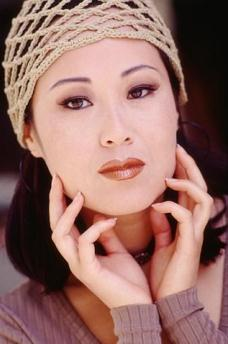
#> input picture Data/TestImages/Set5/woman.bmp, 228 x 344 px, found by its file name
$ python generate_patches.py
#> lines starting #> are read from the running program, lines starting #| are printed output that depends on the picture
# This file contains script to generate patches from 2D gray or color image
import numpy as np
from typing import Union

from skimage.io import imread
from matplotlib import pyplot as plt


def get_patches(img: np.ndarray, patch_size: Union[int, tuple], stride: Union[int, tuple]):
    assert isinstance(img, np.ndarray) and 2 <= len(img.shape) <= 3, "img should be ndarray with either single or three channels!"

    if len(img.shape) == 2:
        H, W = img.shape
        C = 1
        img = np.expand_dims(img, axis=2)
    else:
        H, W, C = img.shape

    if isinstance(patch_size, int):
        h, w = patch_size, patch_size
    elif isinstance(patch_size, tuple):
        if len(patch_size) == 1:
            h, w = patch_size[0], patch_size[0]
        else:
            h, w = patch_size[0], patch_size[1]
    else:
        raise ValueError("patch_size should be a integer or tuple of two integers!")

    if isinstance(stride, int):
        sh, sw = stride, stride
    elif isinstance(stride, tuple):
        if len(stride) == 1:
            sh, sw = stride[0], stride[0]
        else:
            sh, sw = stride[0], stride[1]
    else:
        raise ValueError("stride should be a integer or tuple of two intergers!")

    if H < h or W < w:
        raise ValueError("patch_size is larger than image size!")

    # Generate horizontal indices
    col_indices = np.arange(0, W-w, sw)
    row_indices = np.arange(0, H-h, sh)

    if (row_indices[-1] + h) < H:
        last_row_index = H - h
        row_indices = np.concatenate((row_indices, [last_row_index]))

    if (col_indices[-1] + w) < W:
        last_col_index = W - w
        col_indices = np.concatenate((col_indices, [last_col_index]))


    # Total number of Patches
    num_patches = col_indices.size*row_indices.size
    patches = np.empty((num_patches, h, w, C), dtype=img.dtype)


    k = 0
    for i in row_indices:
        for j in col_indices:
            patches[k] = img[i:i+h, j:j+w]
            k += 1

    return patches, row_indices, col_indices


def reconstruct_from_patches_old(patches: np.ndarray, row_indices: np.ndarray, col_indices: np.ndarray):
    assert isinstance(patches, np.ndarray) and len(patches.shape) == 4, "patches should be ndarray of dimensions 4!"
    assert isinstance(col_indices, np.ndarray) and len(col_indices.shape) == 1, "col_indices should be ndarray of dimension 1!"
    assert isinstance(row_indices, np.ndarray) and len(row_indices.shape) == 1, "col_indices should be ndarray of dimension 1!"

    # Get single patch size
    n, h, w, c = patches.shape

    assert n == len(col_indices)*len(row_indices), "number of patches = len(col_indices)*len(row_indices) !"

    # Determine the resulting image size
    rows = row_indices[-1] + h
    cols = col_indices[-1] + w

    # Pre allocate the resulting image ndarray
    img = np.zeros((rows, cols, c), dtype=patches.dtype)

    # Assemble the resulting image
    k = 0
    for i in row_indices:
        for j in col_indices:
            img[i:i+h, j:j+w] = patches[k]
            k += 1

    if c == 1:
        img = np.squeeze(img, axis=2)

    return img


def reconstruct_from_patches(patches: np.ndarray, row_indices: np.ndarray, col_indices: np.ndarray):
    assert isinstance(patches, np.ndarray) and len(patches.shape) == 4, "patches should be ndarray of dimensions 4!"
    assert isinstance(col_indices, np.ndarray) and len(col_indices.shape) == 1, "col_indices should be ndarray of dimension 1!"
    assert isinstance(row_indices, np.ndarray) and len(row_indices.shape) == 1, "col_indices should be ndarray of dimension 1!"

    # Get single patch size
    n, h, w, c = patches.shape

    assert n == len(col_indices)*len(row_indices), "number of patches = len(col_indices)*len(row_indices) !"

    # Determine the resulting image size
    rows = row_indices[-1] + h
    cols = col_indices[-1] + w

    # Pre allocate the resulting image ndarray
    img = np.zeros((rows, cols, c), dtype=np.float32)
    weights = np.zeros((rows, cols, c), dtype=np.float32)

    # Assemble the resulting image and weights
    k = 0
    for i in row_indices:
        for j in col_indices:
            img[i:i+h, j:j+w] += patches[k]
            weights[i:i+h, j:j+w] += np.ones_like(patches[k])
            k += 1

    if c == 1:
        img = np.squeeze(img, axis=2)
        weights = np.squeeze(weights, axis=2)
        # Perform averaging operation
        img = img / weights
    elif c == 3:
        for i in range(c):
            img[:,:,i] = img[:,:,i] / weights[:,:,i]
    else:
        raise ValueError("Unsupported number of channels!")

    img = img.astype(patches.dtype)

    return img


if __name__ == '__main__':

    # Read an image
    img = imread('Set5/woman.bmp', as_gray=False)
#> img is the input picture: shape (344, 228, 3); mean R, G, B 150.6, 110.2, 103.1

    # Extract patches from image
    patches, row_indices, col_indices = get_patches(img, 32, 24)
#> after the loop in get_patches, `for i in row_indices:`: k = 140
#> row_indices = [0, 24, 48, 72, 96, 120, 144, 168, 192, 216, 240, 264, 288, 312]; col_indices = [0, 24, 48, 72, 96, 120, 144, 168, 192, 196]

    # Assemble the patches
    img_recon = reconstruct_from_patches(patches, row_indices, col_indices)
#> in reconstruct_from_patches, `rows = row_indices[-1] + h`: rows = 344
#> in reconstruct_from_patches, `cols = col_indices[-1] + w`: cols = 228
#> the loop in reconstruct_from_patches, `for i in row_indices:` made 14 passes
#> i on passes 2 to 13: 24, 48, 72, 96, 120, 144, 168, 192, 216, 240, 264, 288
#> after the loop in reconstruct_from_patches, `for i in row_indices:`:
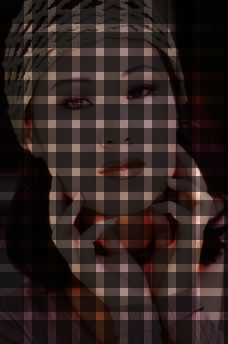
#> img: shape (344, 228, 3) float32; mean of channels 0, 1, 2 269.2, 196.2, 183.6; drawn with min black and max white
#> after the loop in reconstruct_from_patches, `for i in row_indices:`:
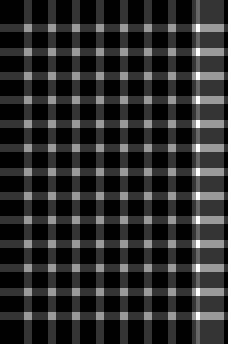
#> weights: shape (344, 228, 3) float32; min 1, max 6, mean 1.83; drawn with min black and max white
#> after the loop in reconstruct_from_patches, `for i in row_indices:`: k = 140

    # Plot the images
    plt.figure()
    plt.imshow(img)

    plt.figure()
    plt.imshow(img_recon)

    plt.show()

$ run again, with Data/TestImages/Set5/baby.bmp copied over Data/TestImages/Set5/woman.bmp
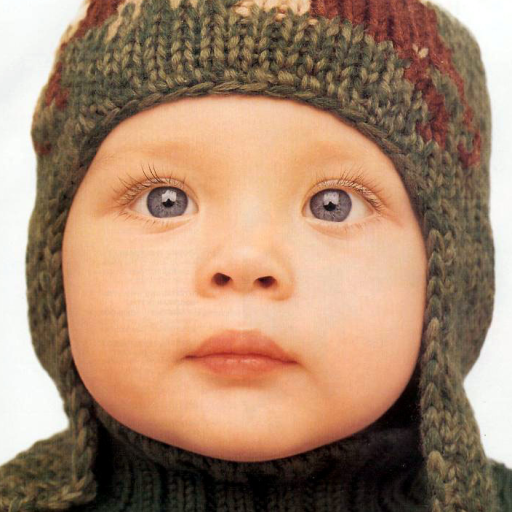
#> input picture Data/TestImages/Set5/baby.bmp, 512 x 512 px, found by its file name
#> img is the input picture: shape (512, 512, 3); mean R, G, B 166.9, 134.2, 109.5
#> after the loop in get_patches, `for i in row_indices:`: k = 441
#> `patches, row_indices, col_indices = get_patches(img, 32, 24)`: row_indices = 21 values from 0 to 480
#> rows = 512
#> the loop in reconstruct_from_patches, `for i in row_indices:` made 21 passes
#> i on passes 2 to 9: 24, 48, 72, 96, 120, 144, 168, 192
#> after the loop in reconstruct_from_patches, `for i in row_indices:`:
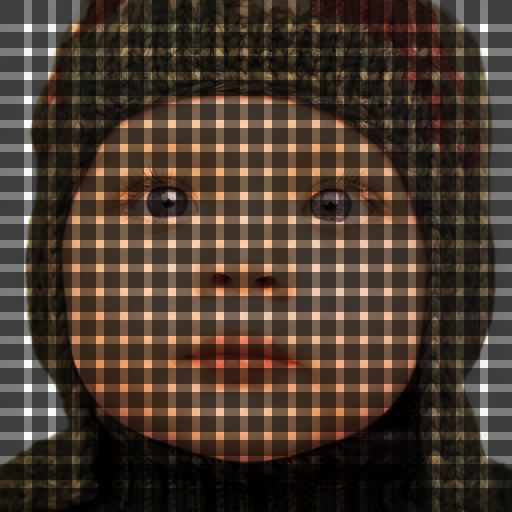
#> img: shape (512, 512, 3) float32; mean of channels 0, 1, 2 287.5, 230, 186.3; drawn with min black and max white
#> after the loop in reconstruct_from_patches, `for i in row_indices:`:
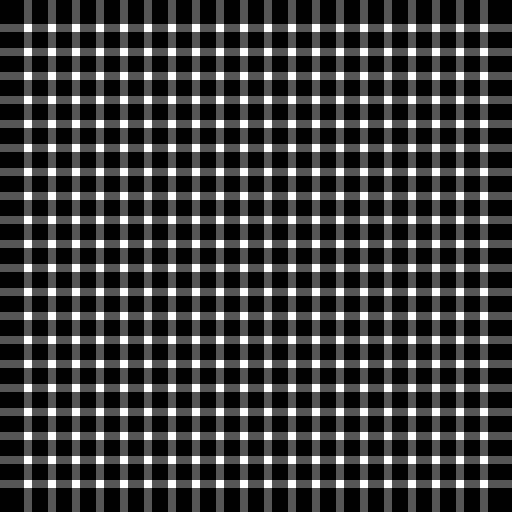
#> weights: shape (512, 512, 3) float32; min 1, max 4, mean 1.72; drawn with min black and max white
#> after the loop in reconstruct_from_patches, `for i in row_indices:`: k = 441

$ run again, with Data/TestImages/Set5/bird.bmp copied over Data/TestImages/Set5/woman.bmp
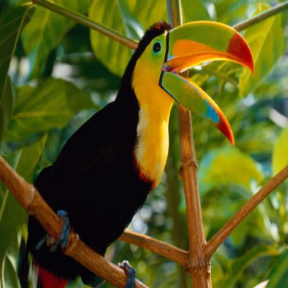
#> input picture Data/TestImages/Set5/bird.bmp, 288 x 288 px, found by its file name
#> img is the input picture: shape (288, 288, 3); mean R, G, B 88, 88.5, 27
#> after the loop in get_patches, `for i in row_indices:`: k = 144
#> `patches, row_indices, col_indices = get_patches(img, 32, 24)`: row_indices = [0, 24, 48, 72, 96, 120, 144, 168, 192, 216, 240, 256]; col_indices has the same summary as row_indices
#> rows = 288
#> the loop in reconstruct_from_patches, `for i in row_indices:` made 12 passes
#> i on passes 2 to 9: 24, 48, 72, 96, 120, 144, 168, 192
#> after the loop in reconstruct_from_patches, `for i in row_indices:`:
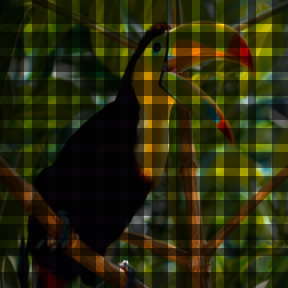
#> img: shape (288, 288, 3) float32; mean of channels 0, 1, 2 156.3, 156.3, 47.3; drawn with min black and max white
#> after the loop in reconstruct_from_patches, `for i in row_indices:`:
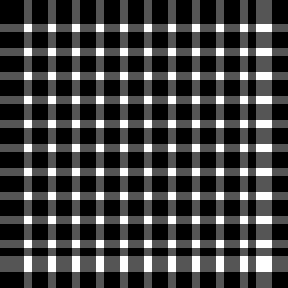
#> weights: shape (288, 288, 3) float32; min 1, max 4, mean 1.78; drawn with min black and max white
#> after the loop in reconstruct_from_patches, `for i in row_indices:`: k = 144

$ run again, with Data/TestImages/Set5/butterfly.bmp copied over Data/TestImages/Set5/woman.bmp
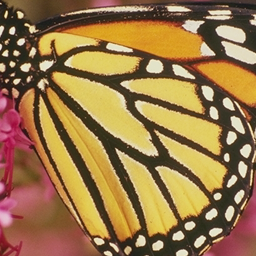
#> input picture Data/TestImages/Set5/butterfly.bmp, 256 x 256 px, found by its file name
#> img is the input picture: shape (256, 256, 3); mean R, G, B 153, 119.2, 72.8
#> after the loop in get_patches, `for i in row_indices:`: k = 121
#> `patches, row_indices, col_indices = get_patches(img, 32, 24)`: row_indices = [0, 24, 48, 72, 96, 120, 144, 168, 192, 216, 224]
#> rows = 256
#> the loop in reconstruct_from_patches, `for i in row_indices:` made 11 passes
#> i on passes 2 to 9: 24, 48, 72, 96, 120, 144, 168, 192
#> after the loop in reconstruct_from_patches, `for i in row_indices:`:
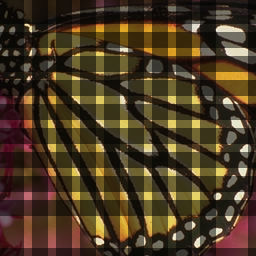
#> img: shape (256, 256, 3) float32; mean of channels 0, 1, 2 289.7, 225.7, 138.2; drawn with min black and max white
#> after the loop in reconstruct_from_patches, `for i in row_indices:`:
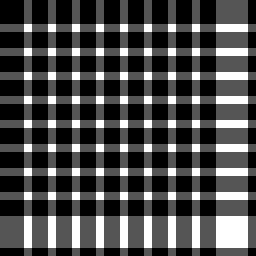
#> weights: shape (256, 256, 3) float32; min 1, max 4, mean 1.89; drawn with min black and max white
#> after the loop in reconstruct_from_patches, `for i in row_indices:`: k = 121
